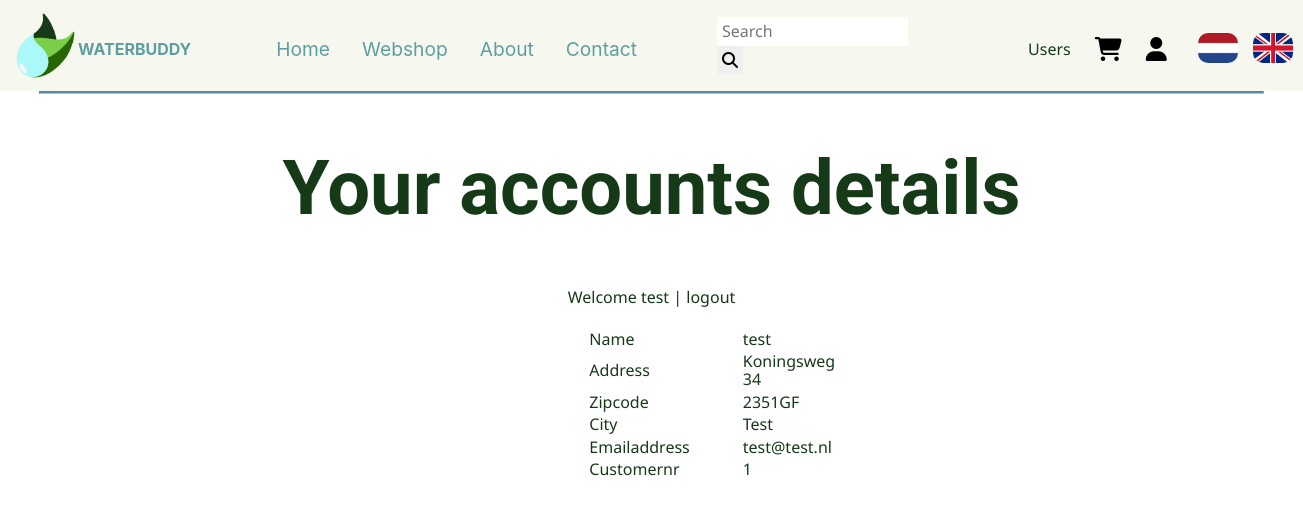
/account.php (signed in), run on the app's committed database.
### tables this page shows
CREATE TABLE `customers` (
  `customernr` int(10) UNSIGNED NOT NULL,
  `name` varchar(50) NOT NULL,
  `address` varchar(40) NOT NULL,
  `zipcode` varchar(7) NOT NULL,
  `city` varchar(40) NOT NULL,
  `emailaddress` varchar(60) NOT NULL,
  `password` char(40) NOT NULL,
  `klantnr` int(10) UNSIGNED NOT NULL,
  `naam` varchar(50) NOT NULL,
  `adres` varchar(40) NOT NULL,
  `postcode` varchar(7) NOT NULL,
  `stad` varchar(40) NOT NULL,
  `emailadres` varchar(60) NOT NULL
);

### account.php (the view, shortened to what this page needs)
<?php
include ('header.php');
echo '<h1>Your accounts details</h1>';
$conn = mysqli_connect(DB_HOST, DB_USER, DB_PASSWORD, DB_NAME);
	if (empty($_SESSION['customernr'])) {
		echo "<li id='account'>you are not logged in | <a href=\"login.php\">login</a></li>\n";
	} else {
		echo "<li id='account'>Welcome <a href=\"account.php\">".$_SESSION['customername']."</a> | <a href=\"javascript:logOut()\">logout</a></li>\n";
	}
if (empty($_SESSION['customernr'])) {
	echo "<p>You aren't logged in</p>\n";
} else {
	$customernr = $_SESSION['customernr'];
	$sql = "SELECT `name`, `address`, `zipcode`, `city`, `emailaddress` FROM `customers` WHERE `customernr`='".$customernr."'";
	$result = mysqli_query($conn, $sql) or die (mysqli_error($conn)."<br>Error in file ".__FILE__." on line ".__LINE__);
	$row = mysqli_fetch_array($result, MYSQLI_ASSOC);
	echo "<table id='accounttable'>\n";
	echo "<tr><td id='links'>Name</td> <td id='rechts'>".$row["name"]."</td></tr>\n";
	echo "<tr><td id='links'>Address</td><td id='rechts'>".$row["address"]."</td></tr>\n";
	echo "<tr><td id='links'>Zipcode</td><td id='rechts'>".$row["zipcode"]."</td></tr>\n";
	echo "<tr><td id='links'>City</td><td id='rechts'>".$row["city"]."</td></tr>\n";
	echo "<tr><td id='links'>Emailaddress</td><td id='rechts'>".$row["emailaddress"]."</td></tr>\n";
	echo "<tr><td id='links'>Customernr</td><td id='rechts'>".$customernr."</td></tr>\n";
	echo "</table>\n";
}
?>

### data on the page
customers: name "test", address "Koningsweg 34", zipcode "2351GF", city "Test", emailaddress "test@test.nl"

### other printed values
$language["Home"] "Home"
$language["Webshop"] "Webshop"
$language["About"] "About"
$language["Contact"] "Contact"
$_SESSION['customername'] "test"
$customernr "1"
